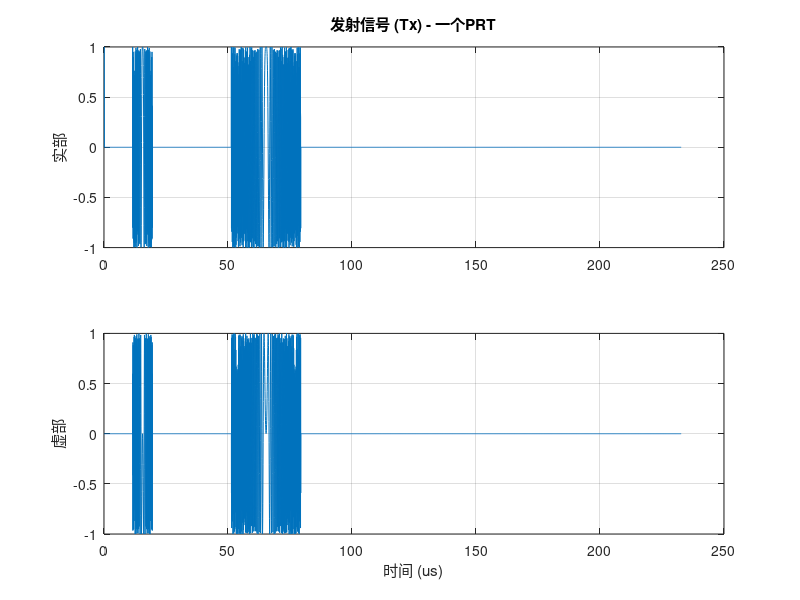
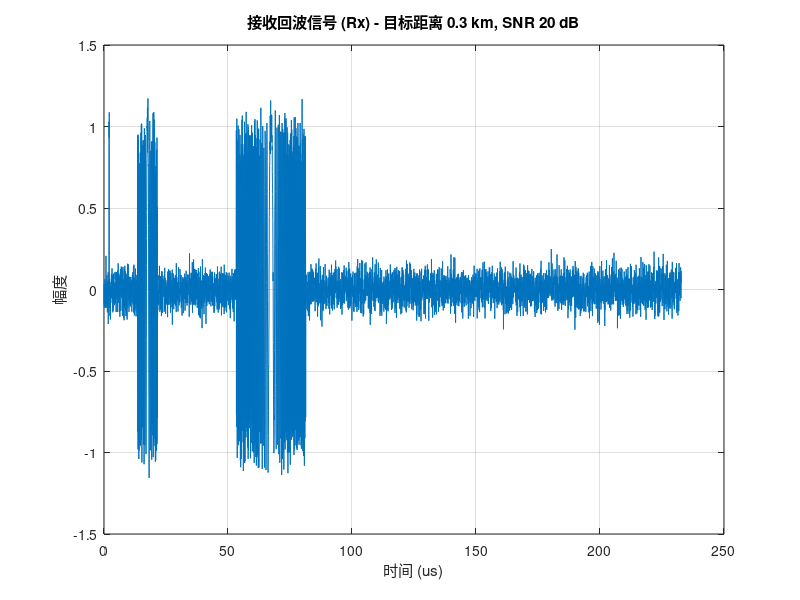
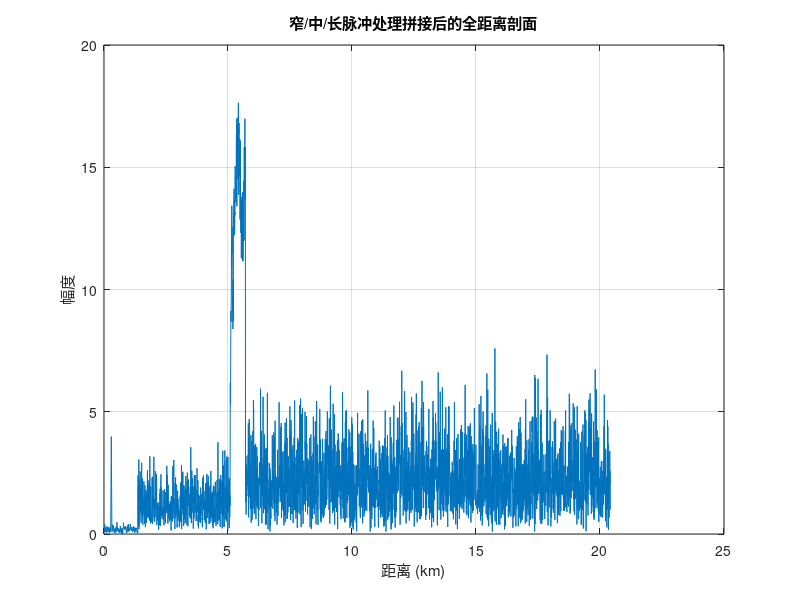

Source code (MATLAB) for these figures, in order:
%% 1. 参数定义
clear; clc; close all;

% 系统参数
Fs = 25e6;          % 基带采样率 (Hz)
PRT = 232.76e-6;    % 脉冲重复周期 (s)
c = 3e8;            % 光速 (m/s)

% 窄脉冲参数
tau_narrow = 0.16e-6;
gap1_duration = 11.4e-6;

% 中脉冲参数
tau_medium = 8e-6;
B_medium = 20e6;
k_medium = -B_medium / tau_medium; % 负调频率
gap2_duration = 31.8e-6;

% 长脉冲参数
tau_long = 28e-6;
B_long = 20e6;
k_long = B_long / tau_long; % 正调频率

% 目标参数
R = 0.3e3;           % 目标距离 (m)
SNR_dB = 20;        % 信噪比 (dB)

%% 2. 时间和样本数计算
% PRT总样本数
N_total = round(PRT * Fs);
t_total = (0:N_total-1) / Fs; % PRT内的总时间轴

% 各段样本数
N_narrow = round(tau_narrow * Fs);
N_gap1 = round(gap1_duration * Fs);
N_medium = round(tau_medium * Fs);
N_gap2 = round(gap2_duration * Fs);
N_long = round(tau_long * Fs);

% 各脉冲起始样本点
start_idx_narrow = 1; % MATLAB索引从1开始
end_idx_narrow = start_idx_narrow + N_narrow - 1;

start_idx_medium = end_idx_narrow + N_gap1 + 1;
end_idx_medium = start_idx_medium + N_medium - 1;

start_idx_long = end_idx_medium + N_gap2 + 1;
end_idx_long = start_idx_long + N_long - 1;

%% 3. 生成发射信号 (一个PRT)
Tx_signal = zeros(1, N_total);

% (1) 生成窄脉冲 (简单脉冲，基带为常数)
Tx_signal(start_idx_narrow : end_idx_narrow) = 1.0 + 0i;

% (2) 生成中脉冲 (负线性调频)
t_medium_pulse = ((0:N_medium-1) / Fs) - tau_medium / 2;
medium_pulse = exp(1i * pi * k_medium * t_medium_pulse.^2);
Tx_signal(start_idx_medium : end_idx_medium) = medium_pulse;

% (3) 生成长脉冲 (正线性调频)
t_long_pulse = ((0:N_long-1) / Fs) - tau_long / 2;
long_pulse = exp(1i * pi * k_long * t_long_pulse.^2);
Tx_signal(start_idx_long : end_idx_long) = long_pulse;

%% 4. 生成回波信号
% 计算目标回波延迟
time_delay = 2 * R / c;
sample_delay = round(time_delay * Fs);

% 通过延时和补零生成无噪声的回波信号
Rx_signal_noiseless = circshift(Tx_signal, sample_delay);

% 计算信号功率并添加噪声
signal_power = mean(abs(Tx_signal(Tx_signal ~= 0)).^2);
noise_power = signal_power / (10^(SNR_dB / 10));

% 生成复高斯白噪声
noise = (randn(1, N_total) + 1i * randn(1, N_total)) * sqrt(noise_power / 2);
Rx_signal = Rx_signal_noiseless + noise;

%% 5. 可视化发射信号
figure('Name', '发射信号分析');
subplot(2, 1, 1);
plot(t_total * 1e6, real(Tx_signal));
title('发射信号 (Tx) - 一个PRT');
ylabel('实部'); grid on;
subplot(2, 1, 2);
plot(t_total * 1e6, imag(Tx_signal));
xlabel('时间 (us)');
ylabel('虚部'); grid on;

figure('Name', '回波信号分析');
plot(t_total * 1e6, real(Rx_signal));
title(sprintf('接收回波信号 (Rx) - 目标距离 %.1f km, SNR %.0f dB', R/1e3, SNR_dB));
xlabel('时间 (us)');
ylabel('幅度'); grid on;



%% 6. 脉冲压缩处理
% (1) 生成三个脉冲的匹配滤波器
MF_narrow = conj(fliplr(Tx_signal(start_idx_narrow : end_idx_narrow)));
MF_medium = conj(fliplr(Tx_signal(start_idx_medium : end_idx_medium)));
MF_long = conj(fliplr(Tx_signal(start_idx_long : end_idx_long)));

% (2) 截取各段用于处理的回波数据 (从发射结束时刻开始)
Rx_segment_narrow = Rx_signal(end_idx_narrow + 1 : end);
Rx_segment_medium = Rx_signal(end_idx_medium + 1 : end);
Rx_segment_long = Rx_signal(end_idx_long + 1 : end);

% (3) 执行匹配滤波 (卷积)
PC_narrow_output = conv(Rx_segment_narrow, MF_narrow, 'full');
PC_medium_output = conv(Rx_segment_medium, MF_medium, 'full');
PC_long_output = conv(Rx_segment_long, MF_long, 'full');


%% 7. CORRECTED: 按采样波门拼接处理结果
% (1) 定义各段采样波门点数
N_gate_narrow = 228;
N_gate_medium = 723;
N_gate_long = 2453;
N_total_gate = N_gate_narrow + N_gate_medium + N_gate_long;

% (2) --- 核心逻辑 ---
% 从每段处理结果中，截取它所负责的距离范围的数据
% 定义拼接的起始和结束点
idx1_start = 1;
idx1_end = N_gate_narrow;

idx2_start = idx1_end + 1;
idx2_end = idx1_end + N_gate_medium;

idx3_start = idx2_end + 1;
idx3_end = idx2_end + N_gate_long;

% 从各自的处理输出中截取正确的距离段
piece1 = PC_narrow_output(idx1_start:idx1_end);
piece2 = PC_medium_output(idx2_start:idx2_end);
piece3 = PC_long_output(idx3_start:idx3_end);

% 拼接成最终的剖面
final_profile = [piece1, piece2, piece3];

% (3) 创建拼接后的统一距离轴 (这部分不变)
final_range_axis = (0:N_total_gate-1) * (c / (2 * Fs));

% (4) 计算分界点的距离值，用于绘图 (这部分不变)
range_boundary1 = (N_gate_narrow) * (c / (2 * Fs));
range_boundary2 = (N_gate_narrow + N_gate_medium) * (c / (2 * Fs));

%% 8. NEW: 可视化拼接后的距离剖面
figure('Name', '拼接后的全距离剖面');
plot(final_range_axis / 1000, abs(final_profile));
title('窄/中/长脉冲处理拼接后的全距离剖面');
xlabel('距离 (km)');
ylabel('幅度');
grid on;

figure('Name', '拼接后的全距离剖面');
plot(final_range_axis / 1000, 20*log10(abs(final_profile)));
title('窄/中/长脉冲处理拼接后的全距离剖面');
xlabel('距离 (km)');
ylabel('幅度(dB)');
grid on;

% 绘制目标真实位置
line([R/1000 R/1000], ylim, 'Color', 'r', 'LineStyle', '--', 'LineWidth', 2);

% 绘制分界线
line([range_boundary1/1000 range_boundary1/1000], ylim, 'Color', 'g', 'LineStyle', ':');
line([range_boundary2/1000 range_boundary2/1000], ylim, 'Color', 'm', 'LineStyle', ':');

% 添加文字说明
text(range_boundary1/2000, max(abs(final_profile))*0.9, '窄脉冲处理段', 'Color', 'k', 'HorizontalAlignment', 'center');
text(range_boundary1/1000 + (range_boundary2-range_boundary1)/2000, max(abs(final_profile))*0.9, '中脉冲处理段', 'Color', 'k', 'HorizontalAlignment', 'center');
text(range_boundary2/1000 + (max(final_range_axis)-range_boundary2)/2000, max(abs(final_profile))*0.9, '长脉冲处理段', 'Color', 'k', 'HorizontalAlignment', 'center');

legend('拼接后剖面', '目标真实位置', '窄/中 分界', '中/长 分界');

